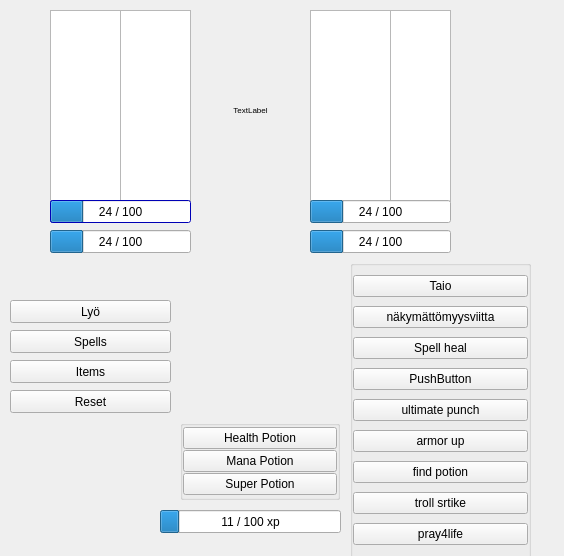
<?xml version="1.0" encoding="UTF-8"?>
<ui version="4.0">
 <class>areena</class>
 <widget class="QWidget" name="areena">
  <property name="geometry">
   <rect>
    <x>0</x>
    <y>0</y>
    <width>564</width>
    <height>556</height>
   </rect>
  </property>
  <property name="windowTitle">
   <string>Form</string>
  </property>
  <widget class="QGraphicsView" name="graphicsView">
   <property name="geometry">
    <rect>
     <x>50</x>
     <y>10</y>
     <width>141</width>
     <height>192</height>
    </rect>
   </property>
  </widget>
  <widget class="QGraphicsView" name="graphicsView_2">
   <property name="geometry">
    <rect>
     <x>310</x>
     <y>10</y>
     <width>141</width>
     <height>192</height>
    </rect>
   </property>
  </widget>
  <widget class="QLabel" name="tekstiboksi">
   <property name="geometry">
    <rect>
     <x>200</x>
     <y>20</y>
     <width>101</width>
     <height>181</height>
    </rect>
   </property>
   <property name="contextMenuPolicy">
    <enum>Qt::DefaultContextMenu</enum>
   </property>
   <property name="text">
    <string>&lt;html&gt;&lt;head/&gt;&lt;body&gt;&lt;p align=&quot;center&quot;&gt;&lt;span style=&quot; font-size:6pt;&quot;&gt;TextLabel&lt;/span&gt;&lt;/p&gt;&lt;/body&gt;&lt;/html&gt;</string>
   </property>
   <property name="wordWrap">
    <bool>true</bool>
   </property>
  </widget>
  <widget class="QTextBrowser" name="heroStats">
   <property name="geometry">
    <rect>
     <x>120</x>
     <y>10</y>
     <width>71</width>
     <height>191</height>
    </rect>
   </property>
   <property name="font">
    <font>
     <pointsize>8</pointsize>
    </font>
   </property>
  </widget>
  <widget class="QTextBrowser" name="vihuStats">
   <property name="geometry">
    <rect>
     <x>390</x>
     <y>10</y>
     <width>61</width>
     <height>192</height>
    </rect>
   </property>
   <property name="font">
    <font>
     <pointsize>8</pointsize>
    </font>
   </property>
  </widget>
  <widget class="QProgressBar" name="xp_bar">
   <property name="geometry">
    <rect>
     <x>160</x>
     <y>510</y>
     <width>181</width>
     <height>23</height>
    </rect>
   </property>
   <property name="value">
    <number>11</number>
   </property>
   <property name="alignment">
    <set>Qt::AlignCenter</set>
   </property>
   <property name="textVisible">
    <bool>true</bool>
   </property>
   <property name="invertedAppearance">
    <bool>false</bool>
   </property>
   <property name="textDirection">
    <enum>QProgressBar::TopToBottom</enum>
   </property>
   <property name="format">
    <string>%v / %m xp</string>
   </property>
  </widget>
  <widget class="QGroupBox" name="spell_box">
   <property name="geometry">
    <rect>
     <x>350</x>
     <y>260</y>
     <width>181</width>
     <height>301</height>
    </rect>
   </property>
   <property name="toolTipDuration">
    <number>0</number>
   </property>
   <property name="flat">
    <bool>false</bool>
   </property>
   <layout class="QVBoxLayout" name="spell_layout">
    <property name="spacing">
     <number>0</number>
    </property>
    <property name="leftMargin">
     <number>0</number>
    </property>
    <property name="topMargin">
     <number>0</number>
    </property>
    <property name="rightMargin">
     <number>0</number>
    </property>
    <property name="bottomMargin">
     <number>0</number>
    </property>
    <item>
     <widget class="QPushButton" name="taioButton">
      <property name="text">
       <string>Taio</string>
      </property>
     </widget>
    </item>
    <item>
     <widget class="QPushButton" name="pushButton_2">
      <property name="text">
       <string>näkymättömyysviitta</string>
      </property>
     </widget>
    </item>
    <item>
     <widget class="QPushButton" name="heal_btn">
      <property name="text">
       <string>Spell heal</string>
      </property>
     </widget>
    </item>
    <item>
     <widget class="item_btn_class" name="pushButton">
      <property name="text">
       <string>PushButton</string>
      </property>
     </widget>
    </item>
    <item>
     <widget class="item_btn_class" name="warr_ultimate_btn">
      <property name="text">
       <string>ultimate punch</string>
      </property>
     </widget>
    </item>
    <item>
     <widget class="item_btn_class" name="warr_armup_btn">
      <property name="text">
       <string>armor up</string>
      </property>
     </widget>
    </item>
    <item>
     <widget class="item_btn_class" name="warr_findpot_btn">
      <property name="text">
       <string>find potion</string>
      </property>
     </widget>
    </item>
    <item>
     <widget class="item_btn_class" name="warr_trollstrike_btn">
      <property name="text">
       <string>troll srtike</string>
      </property>
     </widget>
    </item>
    <item>
     <widget class="item_btn_class" name="warr_p4life_btn">
      <property name="text">
       <string>pray4life</string>
      </property>
     </widget>
    </item>
   </layout>
  </widget>
  <widget class="QProgressBar" name="Hero_hp_bar">
   <property name="geometry">
    <rect>
     <x>50</x>
     <y>230</y>
     <width>141</width>
     <height>23</height>
    </rect>
   </property>
   <property name="value">
    <number>24</number>
   </property>
   <property name="alignment">
    <set>Qt::AlignCenter</set>
   </property>
   <property name="format">
    <string>%v / %m</string>
   </property>
  </widget>
  <widget class="QProgressBar" name="Enemy_hp_bar">
   <property name="geometry">
    <rect>
     <x>310</x>
     <y>230</y>
     <width>141</width>
     <height>23</height>
    </rect>
   </property>
   <property name="value">
    <number>24</number>
   </property>
   <property name="alignment">
    <set>Qt::AlignCenter</set>
   </property>
   <property name="format">
    <string>%v / %m</string>
   </property>
  </widget>
  <widget class="QProgressBar" name="Hero_mp_bar">
   <property name="geometry">
    <rect>
     <x>50</x>
     <y>200</y>
     <width>141</width>
     <height>23</height>
    </rect>
   </property>
   <property name="palette">
    <palette>
     <active>
      <colorrole role="WindowText">
       <brush brushstyle="SolidPattern">
        <color alpha="255">
         <red>0</red>
         <green>0</green>
         <blue>0</blue>
        </color>
       </brush>
      </colorrole>
      <colorrole role="Button">
       <brush brushstyle="SolidPattern">
        <color alpha="255">
         <red>0</red>
         <green>0</green>
         <blue>255</blue>
        </color>
       </brush>
      </colorrole>
      <colorrole role="Light">
       <brush brushstyle="SolidPattern">
        <color alpha="255">
         <red>127</red>
         <green>127</green>
         <blue>255</blue>
        </color>
       </brush>
      </colorrole>
      <colorrole role="Midlight">
       <brush brushstyle="SolidPattern">
        <color alpha="255">
         <red>63</red>
         <green>63</green>
         <blue>255</blue>
        </color>
       </brush>
      </colorrole>
      <colorrole role="Dark">
       <brush brushstyle="SolidPattern">
        <color alpha="255">
         <red>0</red>
         <green>0</green>
         <blue>127</blue>
        </color>
       </brush>
      </colorrole>
      <colorrole role="Mid">
       <brush brushstyle="SolidPattern">
        <color alpha="255">
         <red>0</red>
         <green>0</green>
         <blue>170</blue>
        </color>
       </brush>
      </colorrole>
      <colorrole role="Text">
       <brush brushstyle="SolidPattern">
        <color alpha="255">
         <red>0</red>
         <green>0</green>
         <blue>0</blue>
        </color>
       </brush>
      </colorrole>
      <colorrole role="BrightText">
       <brush brushstyle="SolidPattern">
        <color alpha="255">
         <red>255</red>
         <green>255</green>
         <blue>255</blue>
        </color>
       </brush>
      </colorrole>
      <colorrole role="ButtonText">
       <brush brushstyle="SolidPattern">
        <color alpha="255">
         <red>0</red>
         <green>0</green>
         <blue>0</blue>
        </color>
       </brush>
      </colorrole>
      <colorrole role="Base">
       <brush brushstyle="SolidPattern">
        <color alpha="255">
         <red>255</red>
         <green>255</green>
         <blue>255</blue>
        </color>
       </brush>
      </colorrole>
      <colorrole role="Window">
       <brush brushstyle="SolidPattern">
        <color alpha="255">
         <red>0</red>
         <green>0</green>
         <blue>255</blue>
        </color>
       </brush>
      </colorrole>
      <colorrole role="Shadow">
       <brush brushstyle="SolidPattern">
        <color alpha="255">
         <red>0</red>
         <green>0</green>
         <blue>0</blue>
        </color>
       </brush>
      </colorrole>
      <colorrole role="AlternateBase">
       <brush brushstyle="SolidPattern">
        <color alpha="255">
         <red>127</red>
         <green>127</green>
         <blue>255</blue>
        </color>
       </brush>
      </colorrole>
      <colorrole role="ToolTipBase">
       <brush brushstyle="SolidPattern">
        <color alpha="255">
         <red>255</red>
         <green>255</green>
         <blue>220</blue>
        </color>
       </brush>
      </colorrole>
      <colorrole role="ToolTipText">
       <brush brushstyle="SolidPattern">
        <color alpha="255">
         <red>0</red>
         <green>0</green>
         <blue>0</blue>
        </color>
       </brush>
      </colorrole>
     </active>
     <inactive>
      <colorrole role="WindowText">
       <brush brushstyle="SolidPattern">
        <color alpha="255">
         <red>0</red>
         <green>0</green>
         <blue>0</blue>
        </color>
       </brush>
      </colorrole>
      <colorrole role="Button">
       <brush brushstyle="SolidPattern">
        <color alpha="255">
         <red>0</red>
         <green>0</green>
         <blue>255</blue>
        </color>
       </brush>
      </colorrole>
      <colorrole role="Light">
       <brush brushstyle="SolidPattern">
        <color alpha="255">
         <red>127</red>
         <green>127</green>
         <blue>255</blue>
        </color>
       </brush>
      </colorrole>
      <colorrole role="Midlight">
       <brush brushstyle="SolidPattern">
        <color alpha="255">
         <red>63</red>
         <green>63</green>
         <blue>255</blue>
        </color>
       </brush>
      </colorrole>
      <colorrole role="Dark">
       <brush brushstyle="SolidPattern">
        <color alpha="255">
         <red>0</red>
         <green>0</green>
         <blue>127</blue>
        </color>
       </brush>
      </colorrole>
      <colorrole role="Mid">
       <brush brushstyle="SolidPattern">
        <color alpha="255">
         <red>0</red>
         <green>0</green>
         <blue>170</blue>
        </color>
       </brush>
      </colorrole>
      <colorrole role="Text">
       <brush brushstyle="SolidPattern">
        <color alpha="255">
         <red>0</red>
         <green>0</green>
         <blue>0</blue>
        </color>
       </brush>
      </colorrole>
      <colorrole role="BrightText">
       <brush brushstyle="SolidPattern">
        <color alpha="255">
         <red>255</red>
         <green>255</green>
         <blue>255</blue>
        </color>
       </brush>
      </colorrole>
      <colorrole role="ButtonText">
       <brush brushstyle="SolidPattern">
        <color alpha="255">
         <red>0</red>
         <green>0</green>
         <blue>0</blue>
        </color>
       </brush>
      </colorrole>
      <colorrole role="Base">
       <brush brushstyle="SolidPattern">
        <color alpha="255">
         <red>255</red>
         <green>255</green>
         <blue>255</blue>
        </color>
       </brush>
      </colorrole>
      <colorrole role="Window">
       <brush brushstyle="SolidPattern">
        <color alpha="255">
         <red>0</red>
         <green>0</green>
         <blue>255</blue>
        </color>
       </brush>
      </colorrole>
      <colorrole role="Shadow">
       <brush brushstyle="SolidPattern">
        <color alpha="255">
         <red>0</red>
         <green>0</green>
         <blue>0</blue>
        </color>
       </brush>
      </colorrole>
      <colorrole role="AlternateBase">
       <brush brushstyle="SolidPattern">
        <color alpha="255">
         <red>127</red>
         <green>127</green>
         <blue>255</blue>
        </color>
       </brush>
      </colorrole>
      <colorrole role="ToolTipBase">
       <brush brushstyle="SolidPattern">
        <color alpha="255">
         <red>255</red>
         <green>255</green>
         <blue>220</blue>
        </color>
       </brush>
      </colorrole>
      <colorrole role="ToolTipText">
       <brush brushstyle="SolidPattern">
        <color alpha="255">
         <red>0</red>
         <green>0</green>
         <blue>0</blue>
        </color>
       </brush>
      </colorrole>
     </inactive>
     <disabled>
      <colorrole role="WindowText">
       <brush brushstyle="SolidPattern">
        <color alpha="255">
         <red>0</red>
         <green>0</green>
         <blue>127</blue>
        </color>
       </brush>
      </colorrole>
      <colorrole role="Button">
       <brush brushstyle="SolidPattern">
        <color alpha="255">
         <red>0</red>
         <green>0</green>
         <blue>255</blue>
        </color>
       </brush>
      </colorrole>
      <colorrole role="Light">
       <brush brushstyle="SolidPattern">
        <color alpha="255">
         <red>127</red>
         <green>127</green>
         <blue>255</blue>
        </color>
       </brush>
      </colorrole>
      <colorrole role="Midlight">
       <brush brushstyle="SolidPattern">
        <color alpha="255">
         <red>63</red>
         <green>63</green>
         <blue>255</blue>
        </color>
       </brush>
      </colorrole>
      <colorrole role="Dark">
       <brush brushstyle="SolidPattern">
        <color alpha="255">
         <red>0</red>
         <green>0</green>
         <blue>127</blue>
        </color>
       </brush>
      </colorrole>
      <colorrole role="Mid">
       <brush brushstyle="SolidPattern">
        <color alpha="255">
         <red>0</red>
         <green>0</green>
         <blue>170</blue>
        </color>
       </brush>
      </colorrole>
      <colorrole role="Text">
       <brush brushstyle="SolidPattern">
        <color alpha="255">
         <red>0</red>
         <green>0</green>
         <blue>127</blue>
        </color>
       </brush>
      </colorrole>
      <colorrole role="BrightText">
       <brush brushstyle="SolidPattern">
        <color alpha="255">
         <red>255</red>
         <green>255</green>
         <blue>255</blue>
        </color>
       </brush>
      </colorrole>
      <colorrole role="ButtonText">
       <brush brushstyle="SolidPattern">
        <color alpha="255">
         <red>0</red>
         <green>0</green>
         <blue>127</blue>
        </color>
       </brush>
      </colorrole>
      <colorrole role="Base">
       <brush brushstyle="SolidPattern">
        <color alpha="255">
         <red>0</red>
         <green>0</green>
         <blue>255</blue>
        </color>
       </brush>
      </colorrole>
      <colorrole role="Window">
       <brush brushstyle="SolidPattern">
        <color alpha="255">
         <red>0</red>
         <green>0</green>
         <blue>255</blue>
        </color>
       </brush>
      </colorrole>
      <colorrole role="Shadow">
       <brush brushstyle="SolidPattern">
        <color alpha="255">
         <red>0</red>
         <green>0</green>
         <blue>0</blue>
        </color>
       </brush>
      </colorrole>
      <colorrole role="AlternateBase">
       <brush brushstyle="SolidPattern">
        <color alpha="255">
         <red>0</red>
         <green>0</green>
         <blue>255</blue>
        </color>
       </brush>
      </colorrole>
      <colorrole role="ToolTipBase">
       <brush brushstyle="SolidPattern">
        <color alpha="255">
         <red>255</red>
         <green>255</green>
         <blue>220</blue>
        </color>
       </brush>
      </colorrole>
      <colorrole role="ToolTipText">
       <brush brushstyle="SolidPattern">
        <color alpha="255">
         <red>0</red>
         <green>0</green>
         <blue>0</blue>
        </color>
       </brush>
      </colorrole>
     </disabled>
    </palette>
   </property>
   <property name="autoFillBackground">
    <bool>false</bool>
   </property>
   <property name="value">
    <number>24</number>
   </property>
   <property name="alignment">
    <set>Qt::AlignCenter</set>
   </property>
   <property name="format">
    <string>%v / %m</string>
   </property>
  </widget>
  <widget class="QProgressBar" name="Enemy_mp_bar">
   <property name="geometry">
    <rect>
     <x>310</x>
     <y>200</y>
     <width>141</width>
     <height>23</height>
    </rect>
   </property>
   <property name="value">
    <number>24</number>
   </property>
   <property name="alignment">
    <set>Qt::AlignCenter</set>
   </property>
   <property name="textVisible">
    <bool>true</bool>
   </property>
   <property name="format">
    <string>%v / %m</string>
   </property>
  </widget>
  <widget class="QGroupBox" name="Item_box">
   <property name="geometry">
    <rect>
     <x>180</x>
     <y>420</y>
     <width>160</width>
     <height>80</height>
    </rect>
   </property>
   <property name="toolTipDuration">
    <number>0</number>
   </property>
   <property name="flat">
    <bool>true</bool>
   </property>
   <layout class="QVBoxLayout" name="verticalLayout">
    <property name="spacing">
     <number>0</number>
    </property>
    <property name="leftMargin">
     <number>0</number>
    </property>
    <property name="topMargin">
     <number>0</number>
    </property>
    <property name="rightMargin">
     <number>0</number>
    </property>
    <property name="bottomMargin">
     <number>0</number>
    </property>
    <item>
     <widget class="QPushButton" name="Hp_pot">
      <property name="text">
       <string>Health Potion</string>
      </property>
     </widget>
    </item>
    <item>
     <widget class="QPushButton" name="Mp_pot">
      <property name="text">
       <string>Mana Potion</string>
      </property>
     </widget>
    </item>
    <item>
     <widget class="QPushButton" name="super_pot">
      <property name="text">
       <string>Super Potion</string>
      </property>
     </widget>
    </item>
   </layout>
  </widget>
  <widget class="QPushButton" name="resetButton">
   <property name="geometry">
    <rect>
     <x>10</x>
     <y>390</y>
     <width>161</width>
     <height>23</height>
    </rect>
   </property>
   <property name="text">
    <string>Reset</string>
   </property>
  </widget>
  <widget class="item_btn_class" name="lyoButton">
   <property name="geometry">
    <rect>
     <x>10</x>
     <y>300</y>
     <width>161</width>
     <height>23</height>
    </rect>
   </property>
   <property name="text">
    <string>Lyö</string>
   </property>
  </widget>
  <widget class="QPushButton" name="Item_storage">
   <property name="geometry">
    <rect>
     <x>10</x>
     <y>360</y>
     <width>161</width>
     <height>23</height>
    </rect>
   </property>
   <property name="mouseTracking">
    <bool>false</bool>
   </property>
   <property name="text">
    <string>Items</string>
   </property>
  </widget>
  <widget class="QPushButton" name="Spells_btn">
   <property name="geometry">
    <rect>
     <x>10</x>
     <y>330</y>
     <width>161</width>
     <height>23</height>
    </rect>
   </property>
   <property name="text">
    <string>Spells</string>
   </property>
  </widget>
 </widget>
 <customwidgets>
  <customwidget>
   <class>item_btn_class</class>
   <extends>QPushButton</extends>
   <header location="global">item_btn_class.h</header>
  </customwidget>
 </customwidgets>
 <resources/>
 <connections/>
</ui>
